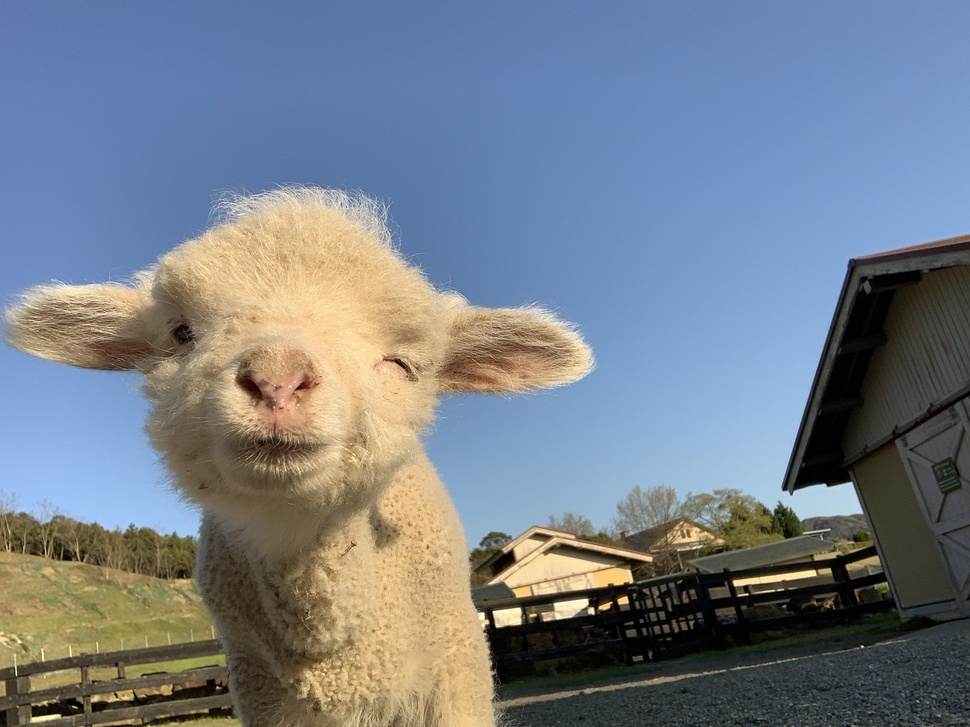
#> input picture Lab 2/src/image.JPG, 970 x 727 px, shrunk from 2048 x 1536 before the run, found by its file name
$ python additional_task.py
#> lines starting #> are read from the running program, lines starting #| are printed output that depends on the picture; after the words box and inside, x2 and y2 are one past the last pixel; in counts of white or black regions, pixels touching at a corner belong together
#> further down, img is the input picture: shape (727, 970, 3); mean B, G, R 138, 126.8, 117.6
import cv2
import numpy as np

def add_salt_and_pepper_noise_color(image, white, black):
#> called with white = 0.03, black = 0.03
    noisy = image.copy()
    h, w, _ = image.shape
#> h = 727; w = 970
    num_white = int(white * h * w)
#> num_white = 21155
    num_black = int(black * h * w)
#> num_black = 21155

    coords = [np.random.randint(0, i, num_white) for i in (h, w)]
    noisy[coords[0], coords[1]] = [255, 255, 255]

    coords = [np.random.randint(0, i, num_black) for i in (h, w)]
    noisy[coords[0], coords[1]] = [0, 0, 0]
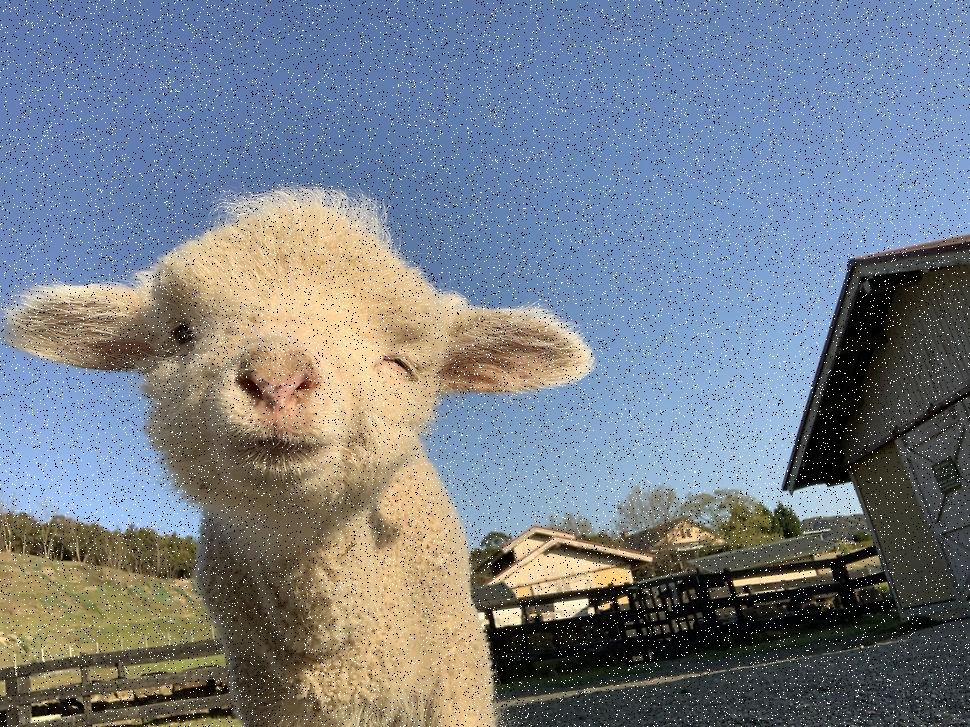
#> noisy: shape (727, 970, 3); mean B, G, R 137.3, 126.7, 118.2

    return noisy

image_path = 'Lab 2/src/image.JPG'
img = cv2.imread(image_path, cv2.IMREAD_COLOR)

noisy_img = add_salt_and_pepper_noise_color(img, 0.03, 0.03)

h, w, _ = noisy_img.shape
#> h = 727; w = 970
main_diag = [noisy_img[i, i] for i in range(min(h, w))]
#> main_diag = 727 items, first 6: [174, 122, 92], [175, 123, 93], [174, 121, 94], [172, 119, 92], [173, 119, 94], [175, 121, 96]

all_black = all(np.array_equal(pixel, [0, 0, 0]) for pixel in main_diag)
#> all_black = False
all_white = all(np.array_equal(pixel, [255, 255, 255]) for pixel in main_diag)
#> all_white = False

if all_black:
    for i in range(min(h, w)):
        noisy_img[i, i] = [0, 0, 0]
elif all_white:
    for i in range(min(h, w)):
        noisy_img[i, i] = [255, 255, 255]
else:
    top_left = noisy_img[0, 0].astype(int)
#> top_left = [174, 122, 92]
    bottom_right = noisy_img[min(h, w)-1, min(h, w)-1].astype(int)
#> bottom_right = [52, 53, 43]
    avg_color = ((top_left + bottom_right) // 2).tolist()
#> avg_color = [113, 87, 67]
    for i in range(min(h, w)):
        noisy_img[i, i] = avg_color
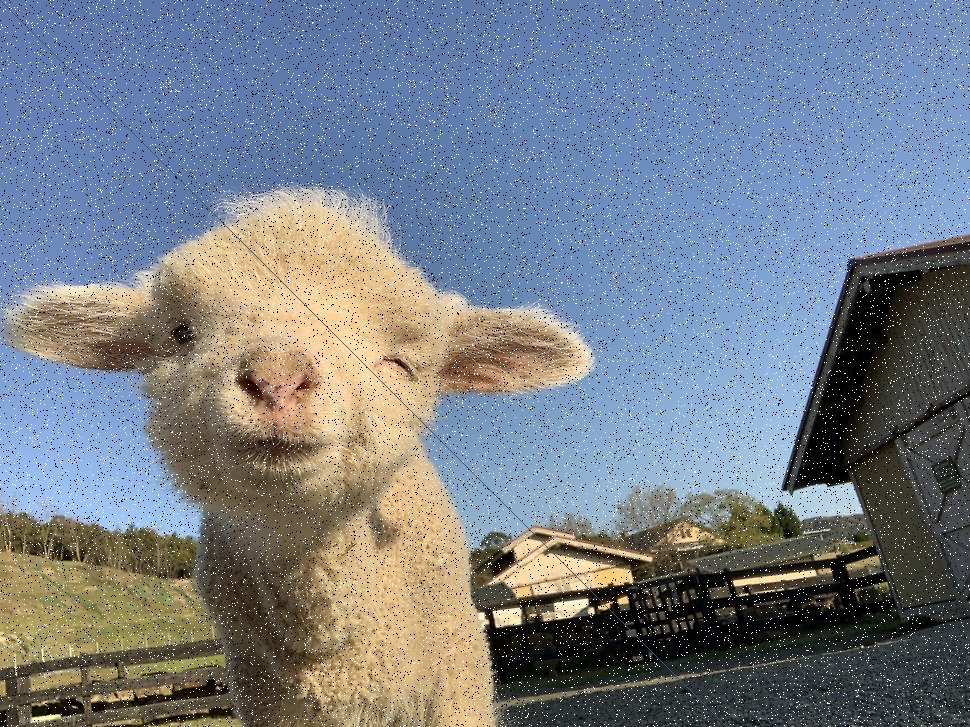
#> noisy_img: shape (727, 970, 3); 0.1% of pixels changed, all inside (x1, y1, x2, y2) = (0, 0, 727, 727)

cv2.imwrite('Lab 2/src/output_color.png', noisy_img)
